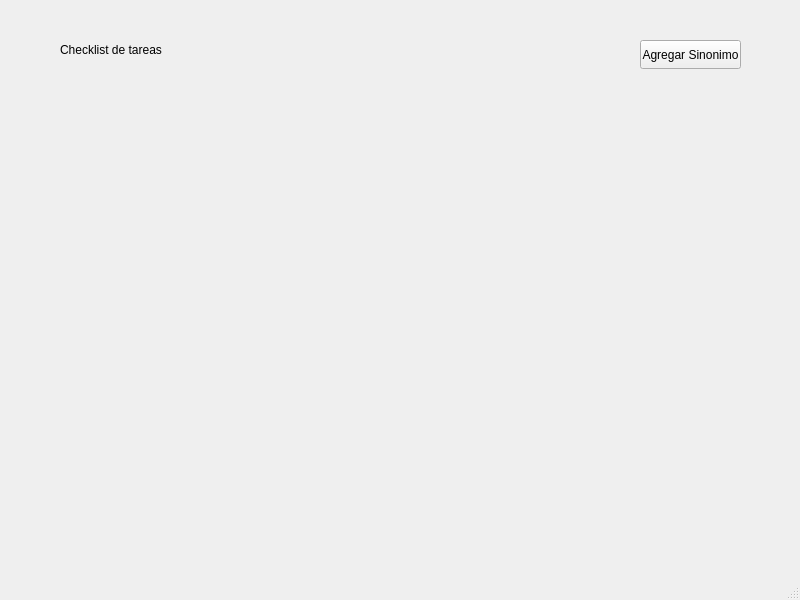
<?xml version="1.0" encoding="UTF-8"?>
<ui version="4.0">
 <class>MainWindow</class>
 <widget class="QMainWindow" name="MainWindow">
  <property name="geometry">
   <rect>
    <x>0</x>
    <y>0</y>
    <width>800</width>
    <height>600</height>
   </rect>
  </property>
  <property name="windowTitle">
   <string>MainWindow</string>
  </property>
  <widget class="QWidget" name="centralwidget">
   <widget class="QLabel" name="statusLabel">
    <property name="geometry">
     <rect>
      <x>60</x>
      <y>40</y>
      <width>131</width>
      <height>20</height>
     </rect>
    </property>
    <property name="text">
     <string>Checklist de tareas</string>
    </property>
   </widget>
   <widget class="QPushButton" name="addTaskButton">
    <property name="geometry">
     <rect>
      <x>640</x>
      <y>40</y>
      <width>101</width>
      <height>29</height>
     </rect>
    </property>
    <property name="text">
     <string>Agregar Sinonimo</string>
    </property>
   </widget>
   <widget class="QWidget" name="verticalLayoutWidget">
    <property name="geometry">
     <rect>
      <x>39</x>
      <y>89</y>
      <width>701</width>
      <height>341</height>
     </rect>
    </property>
    <layout class="QVBoxLayout" name="tasksLayout"/>
   </widget>
  </widget>
  <widget class="QMenuBar" name="menubar">
   <property name="geometry">
    <rect>
     <x>0</x>
     <y>0</y>
     <width>800</width>
     <height>22</height>
    </rect>
   </property>
  </widget>
  <widget class="QStatusBar" name="statusbar"/>
 </widget>
 <resources/>
 <connections/>
</ui>
